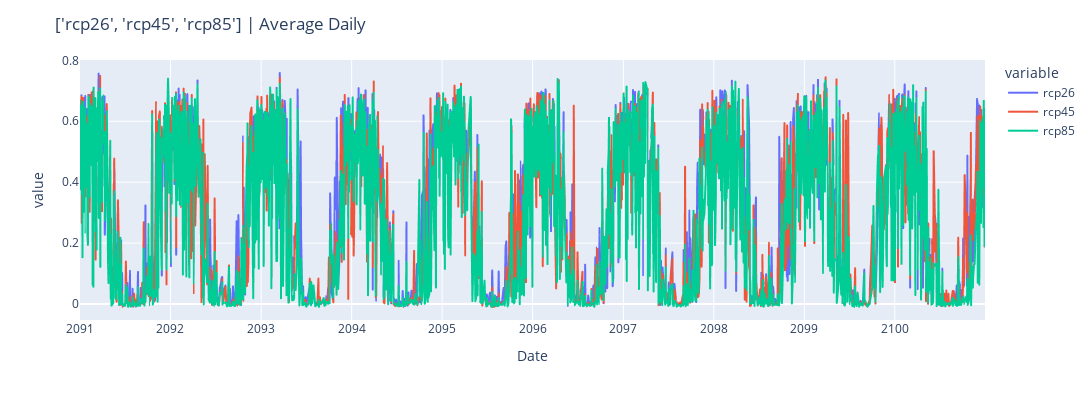

Write notebook code for a chart like this one.
### Code cell
fig = px.line(comparison_df2, x="Date" , y=scenario_array)
fig.update_layout(title=f'{scenario_array} | {scale}', width = 1800, height = 400)

plotly_image_path = os.path.join(folder_name, f"{scale}.png")
fig.write_image(plotly_image_path)
fig

### Figure 1 — Plotly figure (JSON) as saved in the notebook; plotly's stock layout.template omitted (floating-point values rounded to 4 significant figures; data arrays with more than 128 entries replaced by an {"elided": "..."} marker saying what was removed)
{"data": [{"hovertemplate": "variable=rcp26<br>Date=%{x}<br>value=%{y}<extra></extra>", "legendgroup": "rcp26", "line": {"color": "#636efa", "dash": "solid"}, "marker": {"symbol": "circle"}, "mode": "lines", "name": "rcp26", "showlegend": true, "type": "scattergl", "x": {"elided": "1946 str values"}, "xaxis": "x", "y": {"elided": "1946 float values"}, "yaxis": "y"}, {"hovertemplate": "variable=rcp45<br>Date=%{x}<br>value=%{y}<extra></extra>", "legendgroup": "rcp45", "line": {"color": "#EF553B", "dash": "solid"}, "marker": {"symbol": "circle"}, "mode": "lines", "name": "rcp45", "showlegend": true, "type": "scattergl", "x": {"elided": "1946 str values"}, "xaxis": "x", "y": {"elided": "1946 float values"}, "yaxis": "y"}, {"hovertemplate": "variable=rcp85<br>Date=%{x}<br>value=%{y}<extra></extra>", "legendgroup": "rcp85", "line": {"color": "#00cc96", "dash": "solid"}, "marker": {"symbol": "circle"}, "mode": "lines", "name": "rcp85", "showlegend": true, "type": "scattergl", "x": {"elided": "1946 str values"}, "xaxis": "x", "y": {"elided": "1946 float values"}, "yaxis": "y"}], "layout": {"height": 400, "legend": {"title": {"text": "variable"}, "tracegroupgap": 0}, "margin": {"t": 60}, "title": {"text": "['rcp26', 'rcp45', 'rcp85'] | Average Daily"}, "width": 1800, "xaxis": {"anchor": "y", "domain": [0, 1], "title": {"text": "Date"}}, "yaxis": {"anchor": "x", "domain": [0, 1], "title": {"text": "value"}}}}
